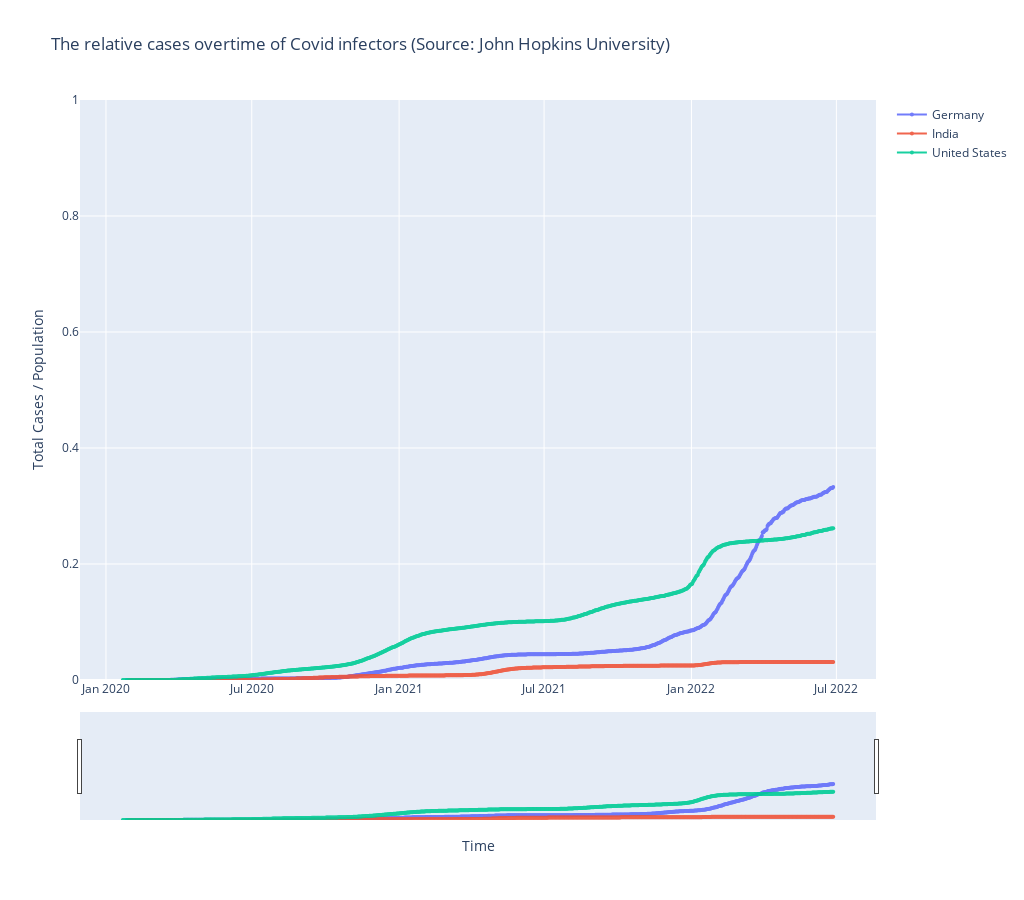

The code cell stored with this chart in its notebook:
### Code cell
country_list = ['Germany', 'India', 'United States']

fig = go.Figure()
##defines how to plot the individual trace
for each in country_list:
    fig.add_trace(go.Scatter(x=pivot.index, 
                                y=pivot.cases_per_population[each],
                                mode = 'markers + lines',
                                 opacity = 0.9,
                                    line_width = 2,
                                        marker_size = 4,
                                            name = each) )
    
##defines the overall layout properties
fig.update_layout(width = 1024, height = 900, xaxis_title = "Time",
                   yaxis_title = "Total Cases / Population", title = "The relative cases overtime of Covid infectors (Source: John Hopkins University)")
fig.update_yaxes(range = [0, 1])


fig.update_layout(xaxis_rangeslider_visible=True)
#fig.show(renderer='chrome')
fig.show()

### Figure 1 — Plotly figure (JSON) as saved in the notebook; plotly's stock layout.template omitted (floating-point values rounded to 4 significant figures; data arrays with more than 128 entries replaced by an {"elided": "..."} marker saying what was removed)
{"data": [{"line": {"width": 2}, "marker": {"size": 4}, "mode": "markers+lines", "name": "Germany", "opacity": 0.9, "type": "scatter", "x": {"elided": "888 str values"}, "y": {"elided": "888 float values"}}, {"line": {"width": 2}, "marker": {"size": 4}, "mode": "markers+lines", "name": "India", "opacity": 0.9, "type": "scatter", "x": {"elided": "888 str values"}, "y": {"elided": "888 float values"}}, {"line": {"width": 2}, "marker": {"size": 4}, "mode": "markers+lines", "name": "United States", "opacity": 0.9, "type": "scatter", "x": {"elided": "888 str values"}, "y": {"elided": "888 float values"}}], "layout": {"height": 900, "title": {"text": "The relative cases overtime of Covid infectors (Source: John Hopkins University)"}, "width": 1024, "xaxis": {"rangeslider": {"visible": true}, "title": {"text": "Time"}}, "yaxis": {"range": [0, 1], "title": {"text": "Total Cases / Population"}}}}
